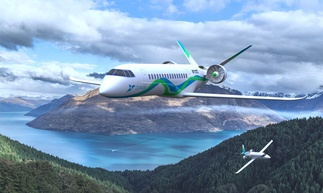
#> input picture airplane.jpg, 323 x 193 px, shrunk from 620 x 370 before the run
$ python test4_rotating_image.py
#> lines starting #> are read from the running program, lines starting #| are printed output that depends on the picture
import numpy as np
import cv2
from scipy.spatial.transform import Rotation as R

# Read images
img_b = cv2.imread('airplane.jpg')
#> img_b is the input picture: shape (193, 323, 3); mean B, G, R 179.1, 151.3, 124.7
wid_b = img_b.shape[1]
#> wid_b = 323
hei_b = img_b.shape[0]
#> hei_b = 193
img_f = cv2.imread('cat.jpg')
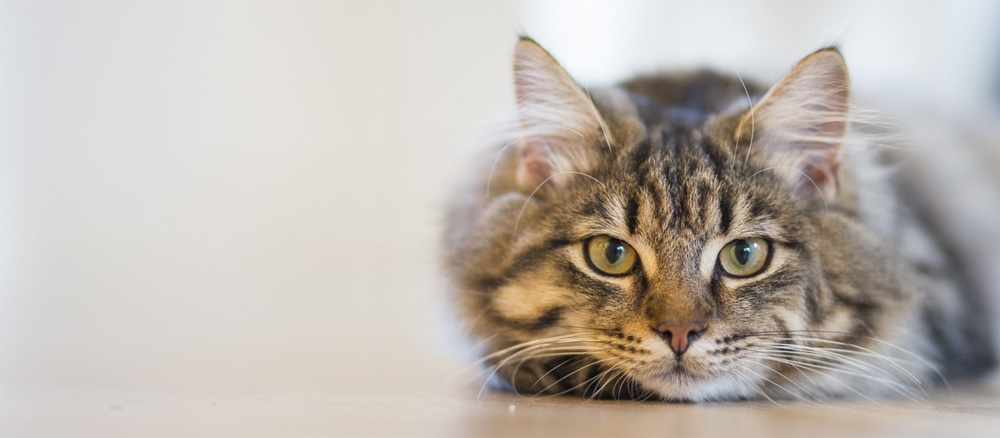
#> input picture cat.jpg, 1000 x 438 px, shrunk from 1920 x 840 before the run
#> img_f is the input picture: shape (438, 1000, 3); mean B, G, R 176.7, 183.4, 190.5
wid_f = img_f.shape[1]
#> wid_f = 1000
hei_f = img_f.shape[0]
#> hei_f = 438

# x0 y0 move image center to (0,0)
x0 = -wid_f/2.
#> x0 = -500
y0 = -hei_f/2.
#> y0 = -219
x1 = wid_b/2.
#> x1 = 161.5
y1 = hei_b/2.
#> y1 = 96.5

# Move the display in the room (Translation)
del_x = (np.random.random_sample() - 0.5) * 500.
del_y = (np.random.random_sample() - 0.5) * 500.
del_z = -10 # (np.random.random_sample() - 1.5) * 10.
# Set the viewbox constants (http://www.songho.ca/opengl/gl_projectionmatrix.html)
t = 100.
r = 100.
n = 90.
f = 2.

ang_z = 0 # (np.random.random_sample() - 0.5) * 10.
ang_y = 0
ang_x = 0 # (np.random.random_sample() - 0.5) * 30.
while (True):
    rot_m = R.from_euler('y', ang_y, True).as_matrix()
    # Perspective transformation matrix
    tran_m = np.array([
        [n/r*rot_m[0,0] - x1*rot_m[2,0], n/r*rot_m[0,1] - x1*rot_m[2,1], n/r*(rot_m[0,0]*x0 + rot_m[0,1]*y0 + del_x) - x1*(rot_m[2,0]*x0 + rot_m[2,1]*y0 + del_z)],
        [n/t*rot_m[1,0] - y1*rot_m[2,0], n/t*rot_m[1,1] - y1*rot_m[2,1], n/t*(rot_m[1,0]*x0 + rot_m[1,1]*y0 + del_y) - y1*(rot_m[2,0]*x0 + rot_m[2,1]*y0 + del_z)],
        [-rot_m[2,0], -rot_m[2,1], -(rot_m[2,0]*x0 + rot_m[2,1]*y0 + del_z)],
    ])

    # Warp the forground image
    img_w = cv2.warpPerspective(img_f, tran_m, img_b.shape[1::-1])
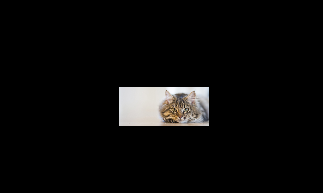
#> img_w: shape (193, 323, 3); mean B, G, R 10, 10.3, 10.7

    cv2.imshow('Warpped image', img_w)
    print("y angle = {}".format(ang_y))
    if cv2.waitKey(10) & 0xFF == ord('q'):
#> (key q is pressed here)
        break
    ang_y += 0.5
cv2.destroyAllWindows()
